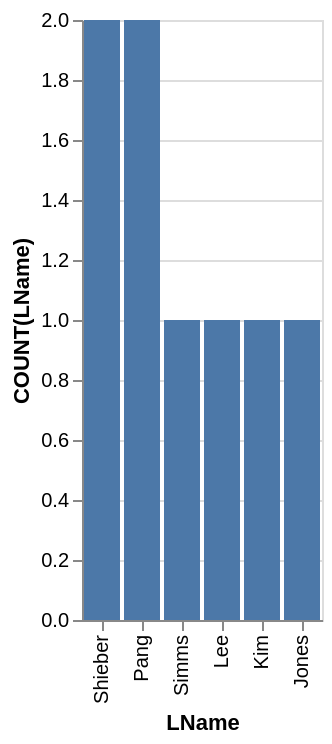

Write the Vega-Lite specification saved for this chart.
### Vega-Lite specification from a JSON file in a GitHub repository (floating-point values rounded to 4 significant figures)
{"data": {"values": [{"x_data": "Shieber", "y_data": 2}, {"x_data": "Pang", "y_data": 2}, {"x_data": "Simms", "y_data": 1}, {"x_data": "Lee", "y_data": 1}, {"x_data": "Kim", "y_data": 1}, {"x_data": "Jones", "y_data": 1}]}, "mark": "bar", "encoding": {"x": {"field": "x_data", "type": "nominal", "title": "LName", "sort": {"op": "sum", "field": "y_data", "order": "descending"}}, "y": {"field": "y_data", "type": "quantitative", "title": "COUNT(LName)"}}}
